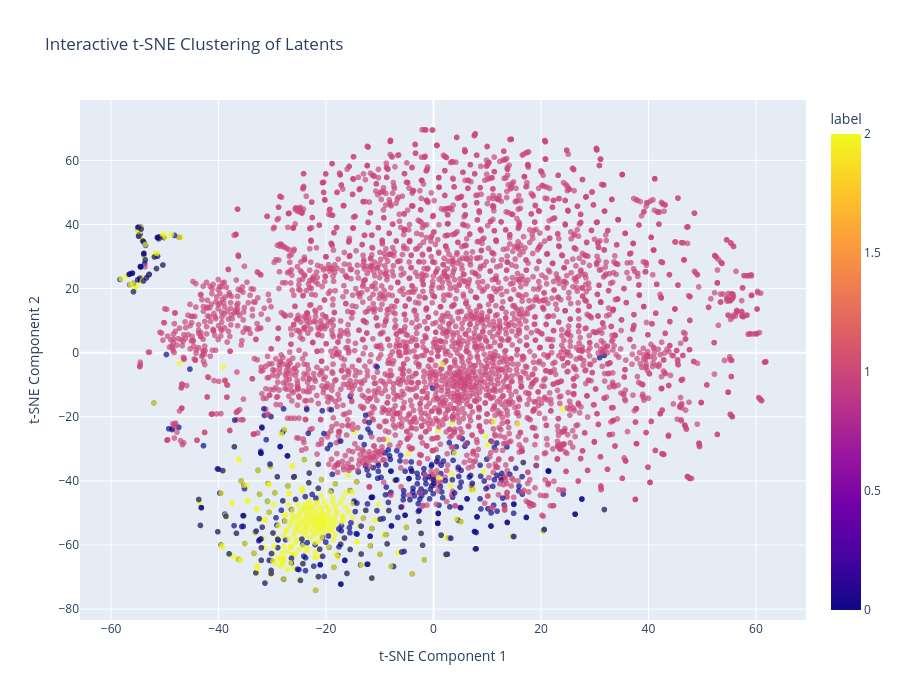

Write notebook code for a chart like this one.
### Code cell
extract_and_visualize_latents_plotly(model, test_loader)

### Figure 1 — Plotly figure (JSON) as saved in the notebook; plotly's stock layout.template omitted (floating-point values rounded to 4 significant figures; data arrays with more than 128 entries replaced by an {"elided": "..."} marker saying what was removed)
{"data": [{"customdata": {"elided": "4485x2 int values"}, "hovertemplate": "t-SNE Component 1=%{x}<br>t-SNE Component 2=%{y}<br>label=%{marker.color}<br>count=%{customdata[1]}<extra></extra>", "legendgroup": "", "marker": {"color": {"elided": "4485 int values"}, "coloraxis": "coloraxis", "opacity": 0.7, "size": 6, "symbol": "circle"}, "mode": "markers", "name": "", "showlegend": false, "type": "scattergl", "x": {"elided": "4485 float values"}, "xaxis": "x", "y": {"elided": "4485 float values"}, "yaxis": "y"}], "layout": {"coloraxis": {"colorbar": {"title": {"text": "label"}}, "colorscale": [[0, "#0d0887"], [0.1111, "#46039f"], [0.2222, "#7201a8"], [0.3333, "#9c179e"], [0.4444, "#bd3786"], [0.5556, "#d8576b"], [0.6667, "#ed7953"], [0.7778, "#fb9f3a"], [0.8889, "#fdca26"], [1, "#f0f921"]]}, "height": 700, "legend": {"title": {"text": "Class Label"}, "tracegroupgap": 0}, "title": {"text": "Interactive t-SNE Clustering of Latents"}, "width": 900, "xaxis": {"anchor": "y", "domain": [0, 1], "title": {"text": "t-SNE Component 1"}}, "yaxis": {"anchor": "x", "domain": [0, 1], "title": {"text": "t-SNE Component 2"}}}}
